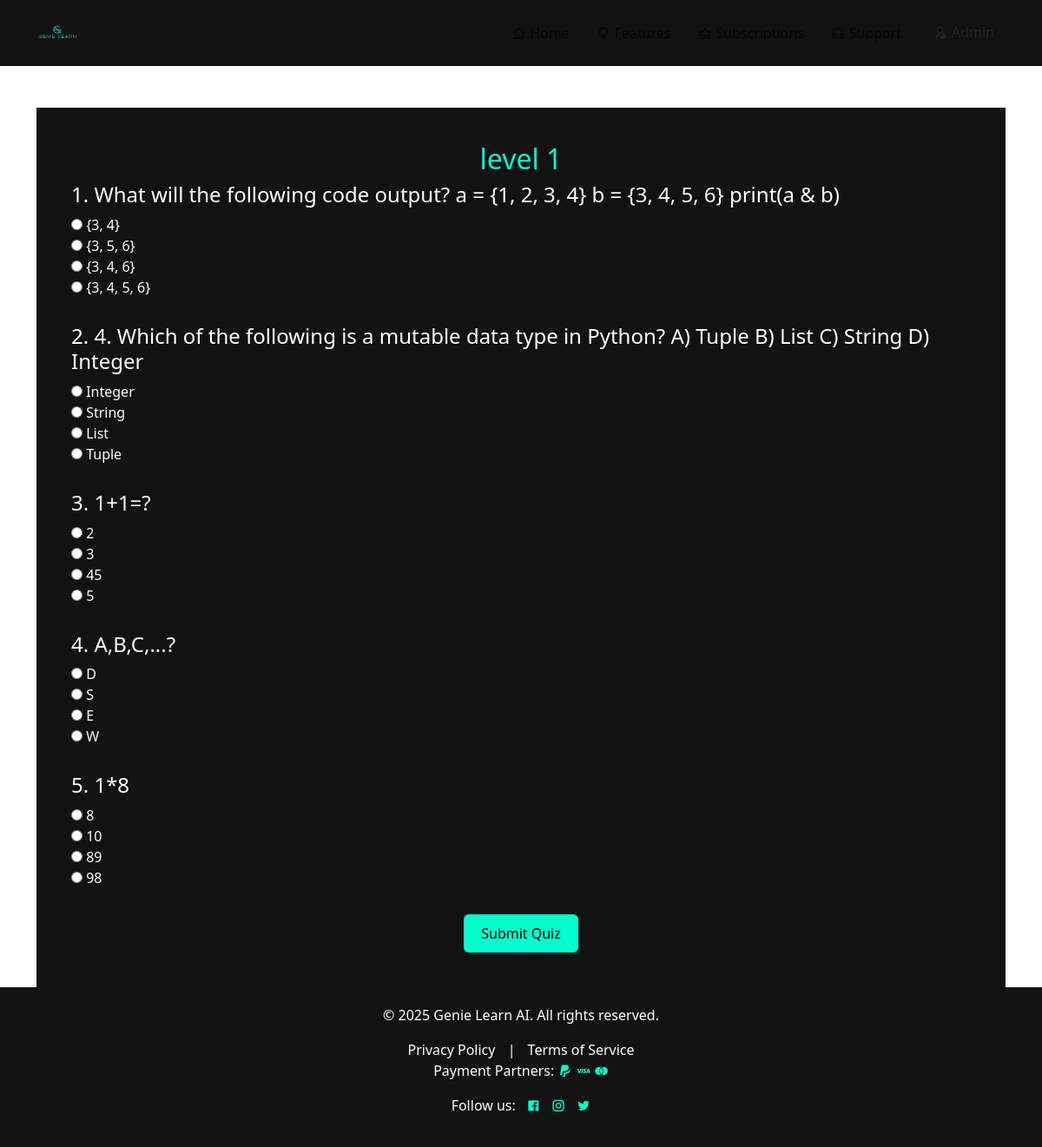
The page /courses_app/lesson/5/quiz/ on the database its author committed.
### courses_app/models.py (models this page shows, shortened)
class Quiz(models.Model):
    lesson = models.OneToOneField(Lesson, on_delete=models.CASCADE, related_name='quiz')
    title = models.CharField(max_length=255)

class Question(models.Model):
    quiz = models.ForeignKey(Quiz, on_delete=models.CASCADE, related_name='questions')
    question_text = models.TextField()
    option_a = models.CharField(max_length=255)
    option_b = models.CharField(max_length=255)
    option_c = models.CharField(max_length=255)
    option_d = models.CharField(max_length=255)
    correct_option = models.CharField(max_length=1, choices=[('A', 'A'), ('B', 'B'), ('C', 'C'), ('D', 'D')])

### courses_app/views.py (the view)
# urls.py: path('lesson/<int:lesson_id>/quiz/', views.quiz_view, name='quiz'),
def quiz_view(request, lesson_id):
    lesson = get_object_or_404(Lesson, id=lesson_id)
    quiz = get_object_or_404(Quiz, lesson=lesson)
    questions = quiz.questions.all()
    return render(request, 'quiz.html', {
        'lesson': lesson,
        'quiz': quiz,
        'questions': questions,
    })

### courses_app/templates/quiz.html (shortened to what this page needs)
{% extends 'base.html' %}
{% block content %}
<div style="padding: 40px; background-color: #121212; min-height: 100vh; text-align: center; color: #fff;">
  <h2 style="color: #00ffcc;">{{ quiz.title }}</h2>
  <form id="quiz-form" method="POST" action="{% url 'courses_app:submit_quiz' lesson_id=quiz.lesson.id quiz_id=quiz.id %}">
    {% for question in quiz.questions.all %}
      <div style="margin-bottom: 30px; text-align: left;">
        <h4 style="color: #fff;">{{ forloop.counter }}. {{ question.question_text }}</h4>
        <div>
          <label><input type="radio" name="question_{{ question.id }}" value="A"> {{ question.option_a }}</label><br>
          <label><input type="radio" name="question_{{ question.id }}" value="B"> {{ question.option_b }}</label><br>
          <label><input type="radio" name="question_{{ question.id }}" value="C"> {{ question.option_c }}</label><br>
          <label><input type="radio" name="question_{{ question.id }}" value="D"> {{ question.option_d }}</label>
        </div>
      </div>
    {% endfor %}
    <button type="submit" id="submit-btn" style="padding: 10px 20px; background-color: #00ffcc; color: #000; border: none; border-radius: 6px;">
      Submit Quiz
    </button>
  </form>
</div>
<link href="https://cdn.jsdelivr.net/npm/bootstrap@5.3.0/dist/css/bootstrap.min.css" rel="stylesheet">
{% endblock %}

### templates/base.html (style rules this page uses)
body { background-color: black; color: white; font-family: 'Poppins', sans-serif; margin:0px; padding:0px; }
h2 { color:#00ffcc; }

### rows shown on the page
Quiz: title "level 1"
Question: question_text "What will the following code output? a = {1, 2, 3, 4} b = {3, 4, 5, 6} print(a & b)", option_a "{3, 4}", option_b "{3, 5, 6}", option_c "{3, 4, 6}", option_d "{3, 4, 5, 6}"
Question: question_text "4. Which of the following is a mutable data type in Python? A) Tuple B) List C) String D) Integer", option_a "Integer", option_b "String", option_c "List", option_d "Tuple"
Question: question_text "1+1=?", option_a "2", option_b "3", option_c "45", option_d "5"
Question: question_text "A,B,C,...?", option_a "D", option_b "S", option_c "E", option_d "W"
Question: question_text "1*8", option_a "8", option_b "10", option_c "89", option_d "98"
